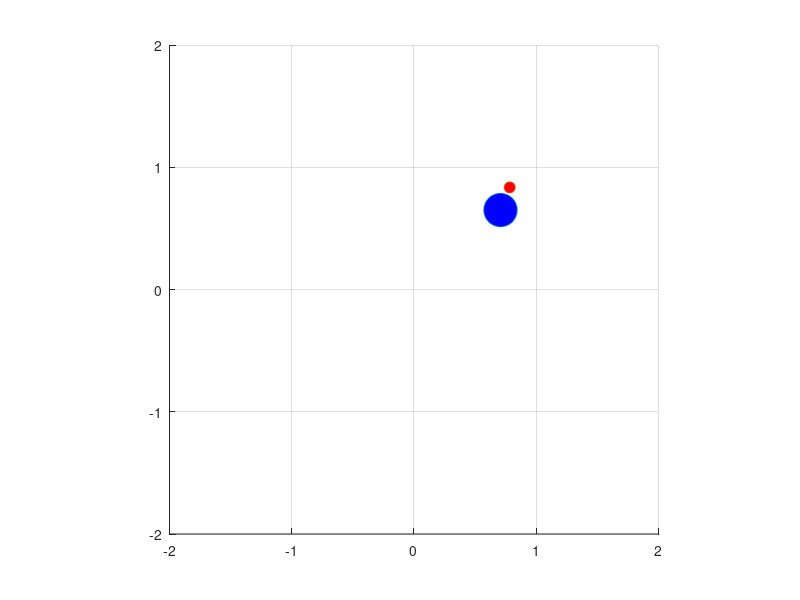

MATLAB code to generate this figure:
clear;
close all;

dt = 1;%%時間刻み=離散時間Tsとして使用
Tfin = 10;%シミュレーション終了時間
t1 = [0:dt:Tfin];

u1 = ones(1,length(t1)) * 0.1;
% u2 = (rand(1,length(t1)) * 2 - 1) * (pi/6);
u2 = ones(1,length(t1)) * (pi/32);

theta = rand * (pi) - pi/2;

si = zeros(length(t1),3);
si(1,:) = [0 0 theta];%状態ξの初期値を設定

x = si(1,1) + 0.2 * cos(si(1,3));
y = si(1,2) + 0.2 * sin(si(1,3));

hold on;
axis equal;
grid on;

axis([-2 2 -2 2])

h = plot(si(1,1),si(1,2), 'o', 'MarkerSize' ,24, 'MarkerFaceColor', 'b');
h2 = plot(x,y,'o', 'MarkerSize' ,8, 'MarkerFaceColor', 'r');

for i = 1:length(t1)

    if i ~= length(t1)
        %θ(n),すなわち si(i+1,3) をx(n),y(n)の計算に使う
        si(i+1,3) = si(i,3) + u2(i) * dt;
        si(i+1,1) = si(i,1) + u1(i) * cos(si(i+1,3)) * dt;
        si(i+1,2) = si(i,2) + u1(i) * sin(si(i+1,3)) * dt;
    end

    set(h, 'XData', si(i,1),'YData', si(i,2));
    set(h2, 'XData', si(i,1) + 0.2 * cos(si(i,3)),'YData', si(i,2) + 0.2 * sin(si(i,3)));

    drawnow;

    %%%- if output gif, uncomment bellow---%%%
    % F = getframe(gcf);
    % [X,map] = rgb2ind(F.cdata,256); % RGBデータをインデックス付きデータに変更
    % if i==1
    %     pause(2)
    %     % GIFファイルに書き出し
    %     imwrite(X,map,'twowheels.gif')
    % else
    %     % 2回目以降は'append'でアニメーションを作成
    %     imwrite(X,map,'twowheels.gif','WriteMode','append')
    % end

end
